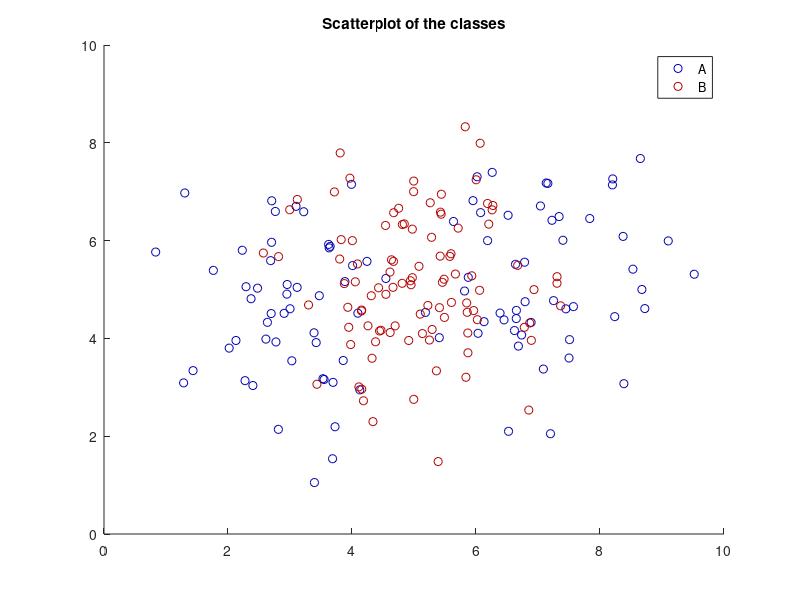
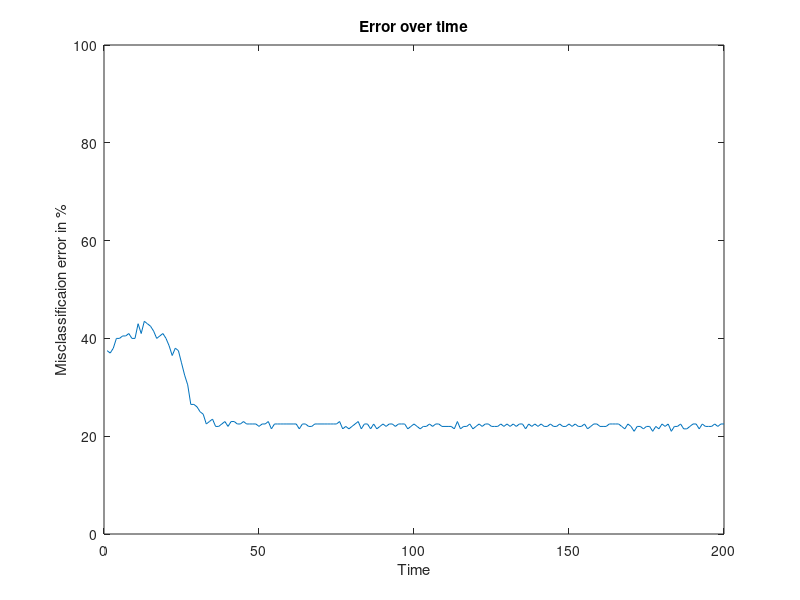

The MATLAB source for these figures, in order:
function f = lab5_1()
    % Load in the data and set the number of examples P and vector dimension N
    d1 = load('data_lvq_A.mat');
    d2 = load('data_lvq_B.mat');
    data_A = d1.matA;
    data_B = d2.matB;
    data = cat(1,data_A,data_B);
    
    % plot the classes in a scatter plot blue for class A, red for class B
    fig1 = figure(1);
    scatter(data_A(:,1), data_A(:,2), 'MarkerEdgeColor',[0 0 0.7]);
    hold on
    scatter(data_B(:,1), data_B(:,2), 'MarkerEdgeColor',[0.7 0 0]);
    legend('A','B');
    title("Scatterplot of the classes")
    saveas(fig1,"lab5_1.png")

    % Get amount of examples P and dimension N
    [P, N] = size(data);

    % Set parameters, K is number of prototypes, N the learning rate and
    % epochs the number of epochs
    K = 2;
    N = 0.01;
    epochs = 200;

    % Choose K random datapoints as prototypes
    init_perm_class1 = randperm(P/2, K); 
    init_perm_class2 = randperm(P/2, K) + P/2;

    % Initialize prototypes first half is the first class second half the other
    prototypes = [data(init_perm_class1(1:end),:); data(init_perm_class2(1:end),:)];

    % Initialize the quantization error vector
    Error = zeros(epochs, 1);

    %{
    % Create scatter graph of data points
    hold on
    xlabel("x")
    ylabel("y")
    title("Learning vector quantization on the data")
    scatter(class1_data(:, 1), class1_data(:, 2), 20, 'k', 'filled');
    scatter(class2_data(:, 1), class2_data(:, 2), 20, 'b')
    %}

    % Iterate over all the epochs
    for t = 1:epochs
        % Shuffle the data using a permutation
        perm = randperm(P);
        % Iterate over all the data points
        for i = 1:P
            % Get the class for the example
            example_class = 1;        
            if (perm(i) > P/2)
                example_class = 2;
            end

            % Get the example vector
            example = data(perm(i), :);
            % Get the idx of the winner prototype
            [val, winner_idx] = min(pdist2(prototypes, example));
            % Update the winner

            % Get the class for the prototype
            prototype_class = 1;
            if (winner_idx > K)
                prototype_class = 2;
            end

            % Calculate psi
            psi = 1;
            if (prototype_class ~= example_class) 
                psi = -1;
                % Misclassified if it reaches this so add one to error
                Error(t) = Error(t) + 1;
            end
            % Update the winner
            prototypes(winner_idx, :) = prototypes(winner_idx,:) + N * psi *(example - prototypes(winner_idx,:));
        end   
    end

    hold off
    fig2 = figure(2);

    %Plot the error over time

    plot(1:epochs, Error ./ P .* 100);
    ylim([0 100]);
    xlabel("Time")
    ylabel("Misclassificaion error in %")
    title("Error over time")


    
end